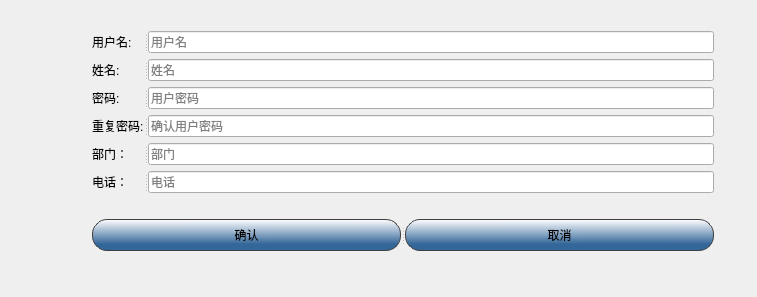
<?xml version="1.0" encoding="UTF-8"?>
<ui version="4.0">
 <class>Dialog</class>
 <widget class="QDialog" name="Dialog">
  <property name="geometry">
   <rect>
    <x>0</x>
    <y>0</y>
    <width>757</width>
    <height>297</height>
   </rect>
  </property>
  <property name="windowTitle">
   <string>Dialog</string>
  </property>
  <layout class="QFormLayout" name="formLayout">
   <item row="0" column="0">
    <layout class="QVBoxLayout" name="verticalLayout_2">
     <item>
      <widget class="QLabel" name="label_8">
       <property name="minimumSize">
        <size>
         <width>0</width>
         <height>0</height>
        </size>
       </property>
       <property name="styleSheet">
        <string notr="true"/>
       </property>
       <property name="text">
        <string/>
       </property>
       <property name="alignment">
        <set>Qt::AlignCenter</set>
       </property>
      </widget>
     </item>
     <item>
      <layout class="QHBoxLayout" name="horizontalLayout">
       <item>
        <widget class="QLabel" name="label_9">
         <property name="minimumSize">
          <size>
           <width>75</width>
           <height>75</height>
          </size>
         </property>
         <property name="maximumSize">
          <size>
           <width>75</width>
           <height>75</height>
          </size>
         </property>
         <property name="styleSheet">
          <string notr="true"/>
         </property>
         <property name="text">
          <string>&lt;html&gt;&lt;head/&gt;&lt;body&gt;&lt;p&gt;&lt;br/&gt;&lt;/p&gt;&lt;/body&gt;&lt;/html&gt;</string>
         </property>
        </widget>
       </item>
       <item>
        <layout class="QVBoxLayout" name="verticalLayout">
         <item>
          <widget class="QSplitter" name="name">
           <property name="orientation">
            <enum>Qt::Horizontal</enum>
           </property>
           <widget class="QLabel" name="label">
            <property name="minimumSize">
             <size>
              <width>47</width>
              <height>19</height>
             </size>
            </property>
            <property name="maximumSize">
             <size>
              <width>96</width>
              <height>16777215</height>
             </size>
            </property>
            <property name="styleSheet">
             <string notr="true">color: rgb(0, 0, 0)</string>
            </property>
            <property name="text">
             <string>用户名:</string>
            </property>
           </widget>
           <widget class="QLineEdit" name="name_lineEdit">
            <property name="sizePolicy">
             <sizepolicy hsizetype="Preferred" vsizetype="Preferred">
              <horstretch>0</horstretch>
              <verstretch>0</verstretch>
             </sizepolicy>
            </property>
            <property name="minimumSize">
             <size>
              <width>566</width>
              <height>0</height>
             </size>
            </property>
            <property name="styleSheet">
             <string notr="true">color: #000000</string>
            </property>
            <property name="echoMode">
             <enum>QLineEdit::Normal</enum>
            </property>
            <property name="placeholderText">
             <string>用户名</string>
            </property>
            <property name="clearButtonEnabled">
             <bool>true</bool>
            </property>
           </widget>
          </widget>
         </item>
         <item>
          <widget class="QSplitter" name="real_name">
           <property name="orientation">
            <enum>Qt::Horizontal</enum>
           </property>
           <widget class="QLabel" name="label_5">
            <property name="minimumSize">
             <size>
              <width>47</width>
              <height>19</height>
             </size>
            </property>
            <property name="styleSheet">
             <string notr="true">color: #000000</string>
            </property>
            <property name="text">
             <string>姓名:</string>
            </property>
           </widget>
           <widget class="QLineEdit" name="real_name_lineEdit">
            <property name="sizePolicy">
             <sizepolicy hsizetype="Preferred" vsizetype="Preferred">
              <horstretch>0</horstretch>
              <verstretch>0</verstretch>
             </sizepolicy>
            </property>
            <property name="minimumSize">
             <size>
              <width>566</width>
              <height>0</height>
             </size>
            </property>
            <property name="styleSheet">
             <string notr="true">color:#000000</string>
            </property>
            <property name="echoMode">
             <enum>QLineEdit::Normal</enum>
            </property>
            <property name="placeholderText">
             <string>姓名</string>
            </property>
            <property name="clearButtonEnabled">
             <bool>true</bool>
            </property>
           </widget>
          </widget>
         </item>
         <item>
          <widget class="QSplitter" name="password">
           <property name="orientation">
            <enum>Qt::Horizontal</enum>
           </property>
           <widget class="QLabel" name="label_2">
            <property name="minimumSize">
             <size>
              <width>47</width>
              <height>19</height>
             </size>
            </property>
            <property name="styleSheet">
             <string notr="true">color: #000000</string>
            </property>
            <property name="text">
             <string>密码:</string>
            </property>
           </widget>
           <widget class="QLineEdit" name="password_lineEdit">
            <property name="sizePolicy">
             <sizepolicy hsizetype="Preferred" vsizetype="Preferred">
              <horstretch>0</horstretch>
              <verstretch>0</verstretch>
             </sizepolicy>
            </property>
            <property name="minimumSize">
             <size>
              <width>566</width>
              <height>0</height>
             </size>
            </property>
            <property name="styleSheet">
             <string notr="true">color:#000000</string>
            </property>
            <property name="echoMode">
             <enum>QLineEdit::PasswordEchoOnEdit</enum>
            </property>
            <property name="placeholderText">
             <string>用户密码</string>
            </property>
            <property name="clearButtonEnabled">
             <bool>true</bool>
            </property>
           </widget>
          </widget>
         </item>
         <item>
          <widget class="QSplitter" name="repeat_password">
           <property name="orientation">
            <enum>Qt::Horizontal</enum>
           </property>
           <widget class="QLabel" name="label_4">
            <property name="minimumSize">
             <size>
              <width>0</width>
              <height>20</height>
             </size>
            </property>
            <property name="maximumSize">
             <size>
              <width>16777215</width>
              <height>16777215</height>
             </size>
            </property>
            <property name="styleSheet">
             <string notr="true">color: #000000</string>
            </property>
            <property name="text">
             <string>重复密码:</string>
            </property>
           </widget>
           <widget class="QLineEdit" name="check_password_lineEdit">
            <property name="sizePolicy">
             <sizepolicy hsizetype="Preferred" vsizetype="Preferred">
              <horstretch>0</horstretch>
              <verstretch>0</verstretch>
             </sizepolicy>
            </property>
            <property name="minimumSize">
             <size>
              <width>566</width>
              <height>0</height>
             </size>
            </property>
            <property name="maximumSize">
             <size>
              <width>16777215</width>
              <height>16777215</height>
             </size>
            </property>
            <property name="styleSheet">
             <string notr="true">color: #000000
</string>
            </property>
            <property name="echoMode">
             <enum>QLineEdit::PasswordEchoOnEdit</enum>
            </property>
            <property name="placeholderText">
             <string>确认用户密码</string>
            </property>
            <property name="clearButtonEnabled">
             <bool>true</bool>
            </property>
           </widget>
          </widget>
         </item>
         <item>
          <widget class="QSplitter" name="department">
           <property name="orientation">
            <enum>Qt::Horizontal</enum>
           </property>
           <widget class="QLabel" name="label_7">
            <property name="minimumSize">
             <size>
              <width>47</width>
              <height>19</height>
             </size>
            </property>
            <property name="styleSheet">
             <string notr="true">color: #000000</string>
            </property>
            <property name="text">
             <string>部门：</string>
            </property>
           </widget>
           <widget class="QLineEdit" name="department_lineEdit">
            <property name="minimumSize">
             <size>
              <width>566</width>
              <height>0</height>
             </size>
            </property>
            <property name="maximumSize">
             <size>
              <width>16777215</width>
              <height>16777215</height>
             </size>
            </property>
            <property name="styleSheet">
             <string notr="true">color:#000000</string>
            </property>
            <property name="echoMode">
             <enum>QLineEdit::Normal</enum>
            </property>
            <property name="placeholderText">
             <string>部门</string>
            </property>
            <property name="clearButtonEnabled">
             <bool>true</bool>
            </property>
           </widget>
          </widget>
         </item>
         <item>
          <widget class="QSplitter" name="phone">
           <property name="orientation">
            <enum>Qt::Horizontal</enum>
           </property>
           <widget class="QLabel" name="label_6">
            <property name="minimumSize">
             <size>
              <width>47</width>
              <height>19</height>
             </size>
            </property>
            <property name="styleSheet">
             <string notr="true">color: #000000</string>
            </property>
            <property name="text">
             <string>电话：</string>
            </property>
           </widget>
           <widget class="QLineEdit" name="telephone_lineEdit">
            <property name="minimumSize">
             <size>
              <width>566</width>
              <height>0</height>
             </size>
            </property>
            <property name="styleSheet">
             <string notr="true">color:#000000</string>
            </property>
            <property name="echoMode">
             <enum>QLineEdit::Normal</enum>
            </property>
            <property name="placeholderText">
             <string>电话</string>
            </property>
            <property name="clearButtonEnabled">
             <bool>true</bool>
            </property>
           </widget>
          </widget>
         </item>
         <item>
          <spacer name="verticalSpacer">
           <property name="orientation">
            <enum>Qt::Vertical</enum>
           </property>
           <property name="sizeType">
            <enum>QSizePolicy::Fixed</enum>
           </property>
           <property name="sizeHint" stdset="0">
            <size>
             <width>20</width>
             <height>20</height>
            </size>
           </property>
          </spacer>
         </item>
         <item>
          <widget class="QSplitter" name="btn">
           <property name="orientation">
            <enum>Qt::Horizontal</enum>
           </property>
           <widget class="QPushButton" name="btn_confirm_2">
            <property name="styleSheet">
             <string notr="true">background-color: qlineargradient(spread:pad, x1:0.541701, y1:1, x2:0.537, y2:0, stop:0.20398 rgba(51, 102, 153, 255), stop:1 rgba(255, 255, 255, 255));
border-style:none;
border:1px solid #3f3f3f; 

padding:5px;
min-height:20px;
border-radius:15px;</string>
            </property>
            <property name="text">
             <string>确认</string>
            </property>
           </widget>
           <widget class="QPushButton" name="btn_cancel">
            <property name="styleSheet">
             <string notr="true">background-color: qlineargradient(spread:pad, x1:0.541701, y1:1, x2:0.537, y2:0, stop:0.20398 rgba(51, 102, 153, 255), stop:1 rgba(255, 255, 255, 255));
border-style:none;
border:1px solid #3f3f3f; 

padding:5px;
min-height:20px;
border-radius:15px;</string>
            </property>
            <property name="text">
             <string>取消</string>
            </property>
           </widget>
          </widget>
         </item>
        </layout>
       </item>
      </layout>
     </item>
    </layout>
   </item>
  </layout>
 </widget>
 <resources/>
 <connections/>
</ui>
